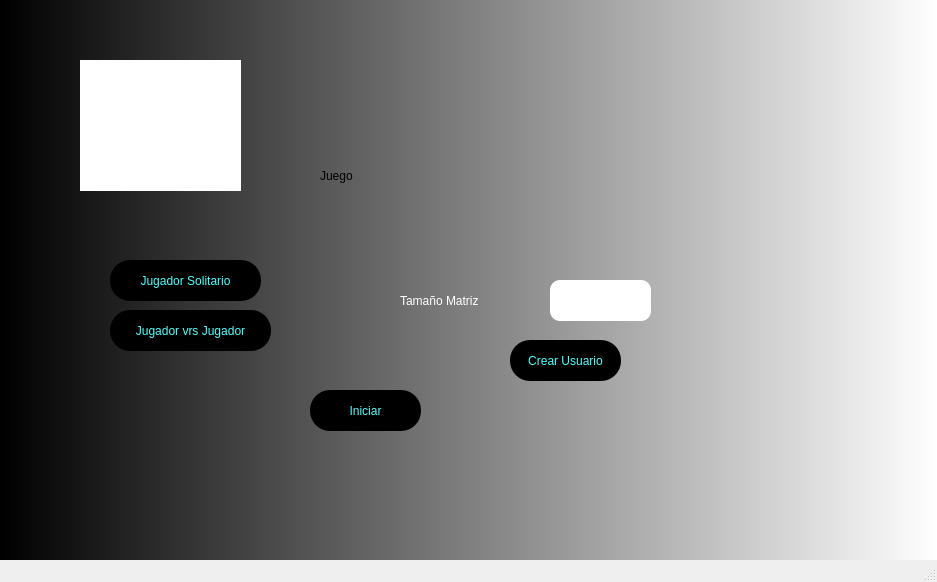
<?xml version="1.0" encoding="UTF-8"?>
<ui version="4.0">
 <class>MainWindow</class>
 <widget class="QMainWindow" name="MainWindow">
  <property name="geometry">
   <rect>
    <x>0</x>
    <y>0</y>
    <width>937</width>
    <height>582</height>
   </rect>
  </property>
  <property name="windowTitle">
   <string>MainWindow</string>
  </property>
  <property name="styleSheet">
   <string notr="true">QWidget#centralwidget{
background-color: qlineargradient(spread:pad, x1:0, y1:0, x2:1, y2:0, stop:0 rgba(0, 0, 0, 255), stop:1 rgba(255, 255, 255, 255));}</string>
  </property>
  <widget class="QWidget" name="centralwidget">
   <widget class="QLabel" name="label_4">
    <property name="geometry">
     <rect>
      <x>80</x>
      <y>60</y>
      <width>161</width>
      <height>131</height>
     </rect>
    </property>
    <property name="styleSheet">
     <string notr="true">background-color: rgb(255, 255, 255);</string>
    </property>
    <property name="text">
     <string/>
    </property>
    <property name="pixmap">
     <pixmap>../Imagenes/1.png</pixmap>
    </property>
    <property name="scaledContents">
     <bool>true</bool>
    </property>
   </widget>
   <widget class="QLabel" name="label">
    <property name="geometry">
     <rect>
      <x>320</x>
      <y>130</y>
      <width>191</width>
      <height>91</height>
     </rect>
    </property>
    <property name="styleSheet">
     <string notr="true">font: 87 36pt &quot;Arial Black&quot;;</string>
    </property>
    <property name="text">
     <string>Juego</string>
    </property>
   </widget>
   <widget class="QPushButton" name="pushButton_3">
    <property name="geometry">
     <rect>
      <x>110</x>
      <y>260</y>
      <width>151</width>
      <height>41</height>
     </rect>
    </property>
    <property name="styleSheet">
     <string notr="true">background-color: rgb(0, 0, 0);
color: rgb(85, 255, 255);
border-radius:20px;</string>
    </property>
    <property name="text">
     <string>Jugador Solitario</string>
    </property>
   </widget>
   <widget class="QPushButton" name="pushButton_4">
    <property name="geometry">
     <rect>
      <x>110</x>
      <y>310</y>
      <width>161</width>
      <height>41</height>
     </rect>
    </property>
    <property name="styleSheet">
     <string notr="true">background-color: rgb(0, 0, 0);
color: rgb(85, 255, 255);
border-radius:20px;</string>
    </property>
    <property name="text">
     <string>Jugador vrs Jugador</string>
    </property>
   </widget>
   <widget class="QPushButton" name="pushButton_5">
    <property name="geometry">
     <rect>
      <x>510</x>
      <y>340</y>
      <width>111</width>
      <height>41</height>
     </rect>
    </property>
    <property name="styleSheet">
     <string notr="true">background-color: rgb(0, 0, 0);
color: rgb(85, 255, 255);
border-radius:20px;</string>
    </property>
    <property name="text">
     <string>Crear Usuario</string>
    </property>
   </widget>
   <widget class="QPushButton" name="pushButton_6">
    <property name="geometry">
     <rect>
      <x>310</x>
      <y>390</y>
      <width>111</width>
      <height>41</height>
     </rect>
    </property>
    <property name="styleSheet">
     <string notr="true">background-color: rgb(0, 0, 0);
color: rgb(85, 255, 255);
border-radius:20px;</string>
    </property>
    <property name="text">
     <string>Iniciar</string>
    </property>
   </widget>
   <widget class="QLabel" name="label_5">
    <property name="geometry">
     <rect>
      <x>400</x>
      <y>290</y>
      <width>121</width>
      <height>21</height>
     </rect>
    </property>
    <property name="styleSheet">
     <string notr="true">font: 87 12pt &quot;Arial Black&quot;;
color: rgb(255, 255, 255);</string>
    </property>
    <property name="text">
     <string>Tamaño Matriz</string>
    </property>
   </widget>
   <widget class="QLineEdit" name="lineEdit">
    <property name="geometry">
     <rect>
      <x>550</x>
      <y>280</y>
      <width>101</width>
      <height>41</height>
     </rect>
    </property>
    <property name="styleSheet">
     <string notr="true">border-radius:10px;</string>
    </property>
   </widget>
  </widget>
  <widget class="QMenuBar" name="menubar">
   <property name="geometry">
    <rect>
     <x>0</x>
     <y>0</y>
     <width>937</width>
     <height>22</height>
    </rect>
   </property>
  </widget>
  <widget class="QStatusBar" name="statusbar"/>
 </widget>
 <resources/>
 <connections/>
</ui>
